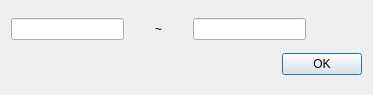
<?xml version="1.0" encoding="UTF-8"?>
<ui version="4.0">
 <class>PlayRangeWnd</class>
 <widget class="QDialog" name="PlayRangeWnd">
  <property name="geometry">
   <rect>
    <x>0</x>
    <y>0</y>
    <width>373</width>
    <height>95</height>
   </rect>
  </property>
  <property name="windowTitle">
   <string>Play position setting</string>
  </property>
  <layout class="QVBoxLayout" name="verticalLayout">
   <item>
    <layout class="QHBoxLayout" name="horizontalLayout" stretch="2,1,2,1">
     <item>
      <widget class="QLineEdit" name="m_editStart"/>
     </item>
     <item>
      <widget class="QLabel" name="label">
       <property name="text">
        <string>~</string>
       </property>
       <property name="alignment">
        <set>Qt::AlignCenter</set>
       </property>
      </widget>
     </item>
     <item>
      <widget class="QLineEdit" name="m_editEnd"/>
     </item>
     <item>
      <spacer name="horizontalSpacer">
       <property name="orientation">
        <enum>Qt::Horizontal</enum>
       </property>
       <property name="sizeHint" stdset="0">
        <size>
         <width>40</width>
         <height>20</height>
        </size>
       </property>
      </spacer>
     </item>
    </layout>
   </item>
   <item>
    <widget class="QDialogButtonBox" name="buttonBox">
     <property name="orientation">
      <enum>Qt::Horizontal</enum>
     </property>
     <property name="standardButtons">
      <set>QDialogButtonBox::Ok</set>
     </property>
    </widget>
   </item>
  </layout>
 </widget>
 <resources/>
 <connections>
  <connection>
   <sender>buttonBox</sender>
   <signal>accepted()</signal>
   <receiver>PlayRangeWnd</receiver>
   <slot>accept()</slot>
   <hints>
    <hint type="sourcelabel">
     <x>248</x>
     <y>254</y>
    </hint>
    <hint type="destinationlabel">
     <x>157</x>
     <y>274</y>
    </hint>
   </hints>
  </connection>
  <connection>
   <sender>buttonBox</sender>
   <signal>rejected()</signal>
   <receiver>PlayRangeWnd</receiver>
   <slot>reject()</slot>
   <hints>
    <hint type="sourcelabel">
     <x>316</x>
     <y>260</y>
    </hint>
    <hint type="destinationlabel">
     <x>286</x>
     <y>274</y>
    </hint>
   </hints>
  </connection>
 </connections>
</ui>
